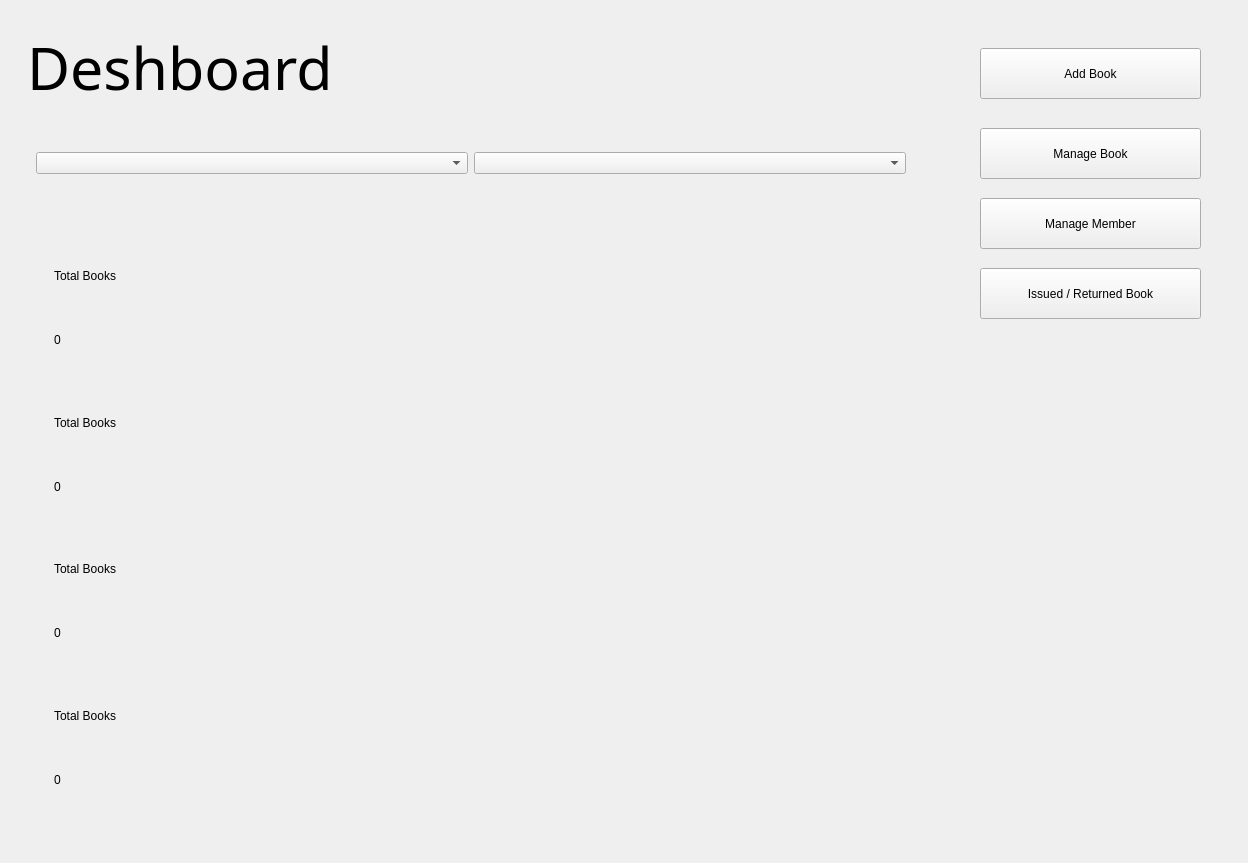
<?xml version="1.0" encoding="UTF-8"?>
<ui version="4.0">
 <class>MainWindow</class>
 <widget class="QMainWindow" name="MainWindow">
  <property name="geometry">
   <rect>
    <x>0</x>
    <y>0</y>
    <width>1248</width>
    <height>863</height>
   </rect>
  </property>
  <property name="windowTitle">
   <string>MainWindow</string>
  </property>
  <widget class="QWidget" name="centralwidget">
   <layout class="QHBoxLayout" name="horizontalLayout">
    <item>
     <widget class="QStackedWidget" name="stackedWidget">
      <widget class="QWidget" name="page_3">
       <layout class="QHBoxLayout" name="horizontalLayout_2">
        <item>
         <widget class="QWidget" name="widget" native="true">
          <layout class="QVBoxLayout" name="verticalLayout">
           <item>
            <widget class="QLabel" name="label_9">
             <property name="maximumSize">
              <size>
               <width>16777215</width>
               <height>80</height>
              </size>
             </property>
             <property name="font">
              <font>
               <family>Ostrich Sans Inline</family>
               <pointsize>44</pointsize>
              </font>
             </property>
             <property name="text">
              <string>Deshboard</string>
             </property>
            </widget>
           </item>
           <item>
            <widget class="QWidget" name="widget_3" native="true">
             <property name="maximumSize">
              <size>
               <width>16777215</width>
               <height>100</height>
              </size>
             </property>
             <layout class="QHBoxLayout" name="horizontalLayout_3">
              <item>
               <widget class="QComboBox" name="comboBox">
                <property name="currentText">
                 <string/>
                </property>
               </widget>
              </item>
              <item>
               <widget class="QComboBox" name="comboBox_2"/>
              </item>
             </layout>
            </widget>
           </item>
           <item>
            <widget class="QWidget" name="widget_4" native="true">
             <layout class="QHBoxLayout" name="horizontalLayout_4">
              <item>
               <widget class="QWidget" name="widget_5" native="true">
                <property name="maximumSize">
                 <size>
                  <width>200</width>
                  <height>16777215</height>
                 </size>
                </property>
                <layout class="QVBoxLayout" name="verticalLayout_6">
                 <item>
                  <widget class="QWidget" name="widget_7" native="true">
                   <layout class="QVBoxLayout" name="verticalLayout_2">
                    <item>
                     <widget class="QLabel" name="label">
                      <property name="text">
                       <string>Total Books</string>
                      </property>
                     </widget>
                    </item>
                    <item>
                     <widget class="QLabel" name="label_2">
                      <property name="text">
                       <string>0</string>
                      </property>
                     </widget>
                    </item>
                   </layout>
                  </widget>
                 </item>
                 <item>
                  <widget class="QWidget" name="widget_8" native="true">
                   <layout class="QVBoxLayout" name="verticalLayout_3">
                    <item>
                     <widget class="QLabel" name="label_3">
                      <property name="text">
                       <string>Total Books</string>
                      </property>
                     </widget>
                    </item>
                    <item>
                     <widget class="QLabel" name="label_4">
                      <property name="text">
                       <string>0</string>
                      </property>
                     </widget>
                    </item>
                   </layout>
                  </widget>
                 </item>
                 <item>
                  <widget class="QWidget" name="widget_9" native="true">
                   <layout class="QVBoxLayout" name="verticalLayout_4">
                    <item>
                     <widget class="QLabel" name="label_5">
                      <property name="text">
                       <string>Total Books</string>
                      </property>
                     </widget>
                    </item>
                    <item>
                     <widget class="QLabel" name="label_6">
                      <property name="text">
                       <string>0</string>
                      </property>
                     </widget>
                    </item>
                   </layout>
                  </widget>
                 </item>
                 <item>
                  <widget class="QWidget" name="widget_10" native="true">
                   <layout class="QVBoxLayout" name="verticalLayout_5">
                    <item>
                     <widget class="QLabel" name="label_7">
                      <property name="text">
                       <string>Total Books</string>
                      </property>
                     </widget>
                    </item>
                    <item>
                     <widget class="QLabel" name="label_8">
                      <property name="text">
                       <string>0</string>
                      </property>
                     </widget>
                    </item>
                   </layout>
                  </widget>
                 </item>
                </layout>
               </widget>
              </item>
              <item>
               <widget class="QWidget" name="widget_6" native="true"/>
              </item>
             </layout>
            </widget>
           </item>
          </layout>
         </widget>
        </item>
        <item>
         <widget class="QWidget" name="widget_2" native="true">
          <property name="maximumSize">
           <size>
            <width>300</width>
            <height>16777215</height>
           </size>
          </property>
          <widget class="QPushButton" name="pushButton">
           <property name="geometry">
            <rect>
             <x>50</x>
             <y>30</y>
             <width>221</width>
             <height>51</height>
            </rect>
           </property>
           <property name="text">
            <string>Add Book</string>
           </property>
          </widget>
          <widget class="QPushButton" name="pushButton_2">
           <property name="geometry">
            <rect>
             <x>50</x>
             <y>110</y>
             <width>221</width>
             <height>51</height>
            </rect>
           </property>
           <property name="text">
            <string>Manage Book</string>
           </property>
          </widget>
          <widget class="QPushButton" name="pushButton_3">
           <property name="geometry">
            <rect>
             <x>50</x>
             <y>180</y>
             <width>221</width>
             <height>51</height>
            </rect>
           </property>
           <property name="text">
            <string>Manage Member</string>
           </property>
          </widget>
          <widget class="QPushButton" name="pushButton_4">
           <property name="geometry">
            <rect>
             <x>50</x>
             <y>250</y>
             <width>221</width>
             <height>51</height>
            </rect>
           </property>
           <property name="text">
            <string>Issued / Returned Book</string>
           </property>
          </widget>
         </widget>
        </item>
       </layout>
      </widget>
      <widget class="QWidget" name="page_4"/>
     </widget>
    </item>
   </layout>
  </widget>
 </widget>
 <resources/>
 <connections/>
</ui>
